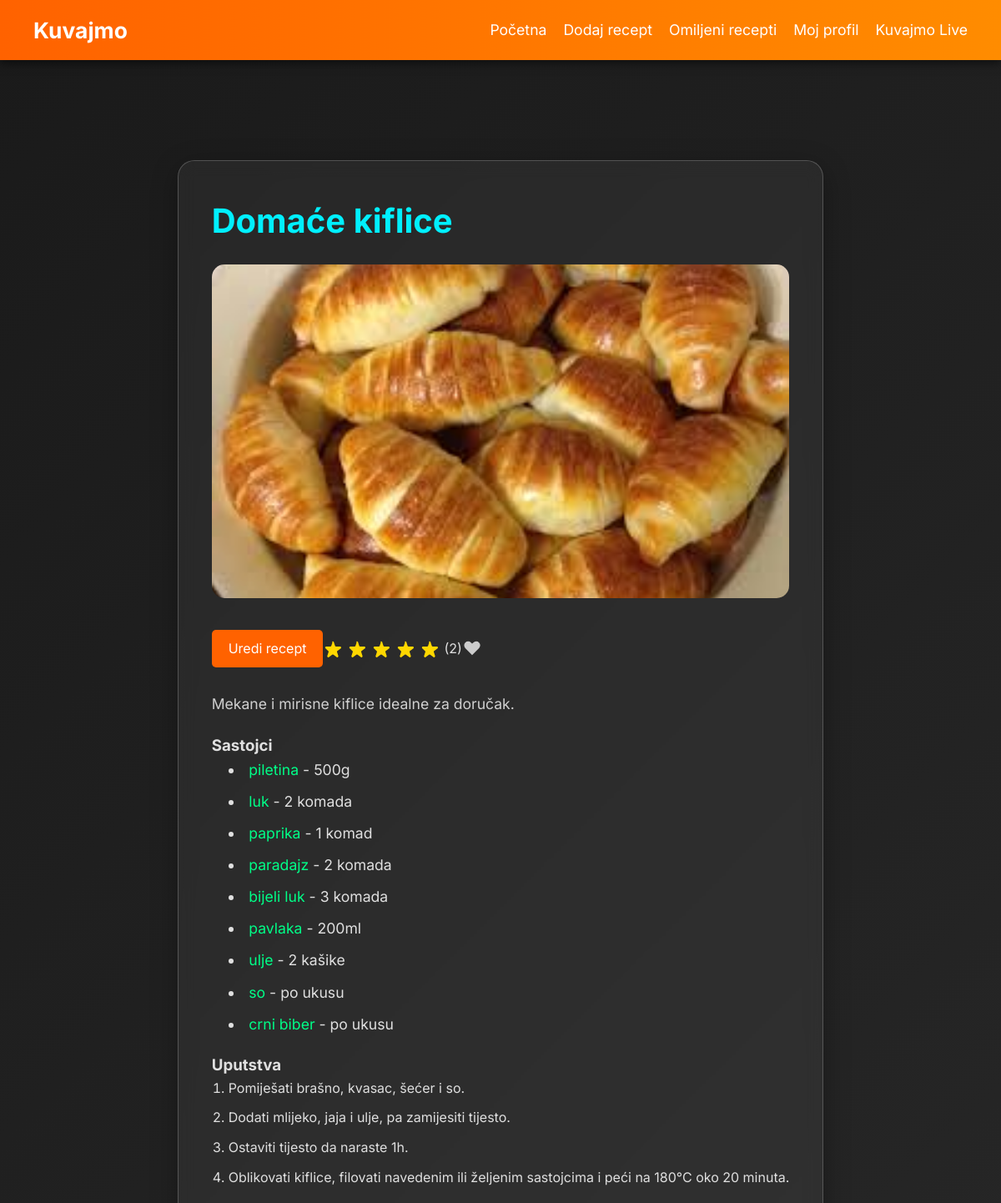
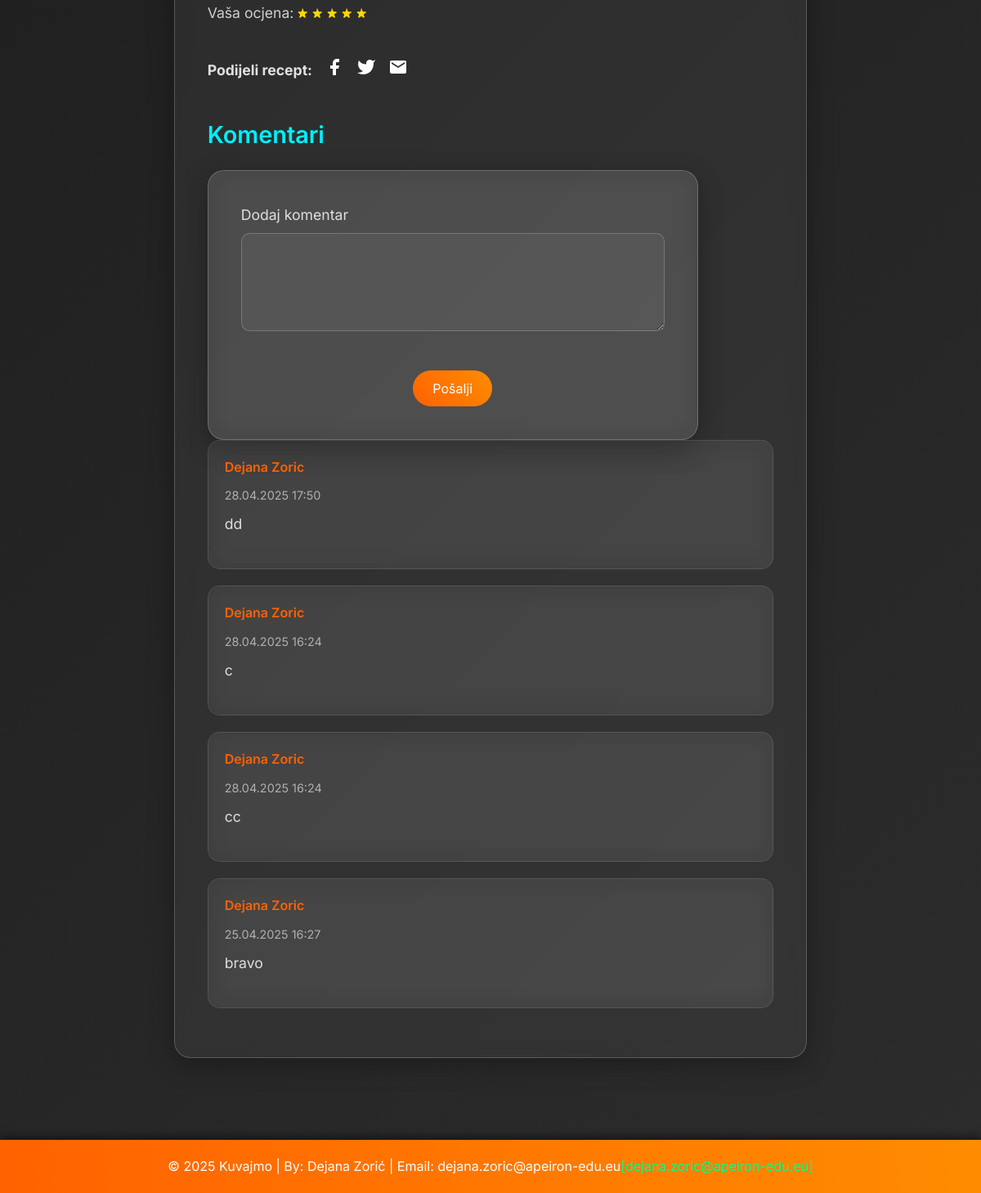
Page /recipe_show.php?id=2 (signed in) on the committed database (2 pictures, top to bottom).
### tables this page shows
CREATE TABLE `recipes` (
  `id` int(11) NOT NULL,
  `title` varchar(255) NOT NULL,
  `description` text NOT NULL,
  `instructions` text NOT NULL,
  `image` varchar(255) DEFAULT NULL,
  `user_id` int(11) DEFAULT NULL,
  `created_at` timestamp NOT NULL DEFAULT current_timestamp()
);

CREATE TABLE `recipe_ingredient` (
  `id` int(11) NOT NULL,
  `recipe_id` int(11) DEFAULT NULL,
  `ingredient_id` int(11) DEFAULT NULL,
  `quantity` varchar(255) DEFAULT NULL,
  `created_at` timestamp NOT NULL DEFAULT current_timestamp()
);

CREATE TABLE `ingredients` (
  `id` int(11) NOT NULL,
  `name` varchar(255) NOT NULL,
  `created_at` timestamp NOT NULL DEFAULT current_timestamp()
);

CREATE TABLE `ratings` (
  `id` int(11) NOT NULL,
  `user_id` int(11) DEFAULT NULL,
  `recipe_id` int(11) DEFAULT NULL,
  `rating` tinyint(4) DEFAULT NULL CHECK (`rating` >= 1 and `rating` <= 5),
  `created_at` timestamp NOT NULL DEFAULT current_timestamp()
);

CREATE TABLE `comments` (
  `id` int(11) NOT NULL,
  `user_id` int(11) DEFAULT NULL,
  `recipe_id` int(11) DEFAULT NULL,
  `content` text NOT NULL,
  `created_at` timestamp NOT NULL DEFAULT current_timestamp()
);

CREATE TABLE `users` (
  `id` int(11) NOT NULL,
  `name` varchar(255) NOT NULL,
  `email` varchar(255) NOT NULL,
  `password` varchar(255) NOT NULL,
  `created_at` timestamp NOT NULL DEFAULT current_timestamp()
);

### helpers.php (called while the page is built, shortened)
<?php
if (!function_exists('isLoggedIn')) {
    function isLoggedIn() {
        return isset($_SESSION['user_id']);
    }
}
?>

### recipe_show.php (the view, shortened to what this page needs)
<?php
require 'header.php';
require 'helpers.php';
$recipe_id = (int)$_GET['id'];
$stmt = $pdo->prepare("SELECT r.*, AVG(rt.rating) as avg_rating, COUNT(rt.id) as rating_count
                       FROM recipes r
                       LEFT JOIN ratings rt ON r.id = rt.recipe_id
                       WHERE r.id = ?
                       GROUP BY r.id");
$stmt->execute([$recipe_id]);
$recipe = $stmt->fetch(PDO::FETCH_ASSOC);
$stmt = $pdo->prepare("SELECT i.name, ri.quantity
                       FROM recipe_ingredient ri
                       JOIN ingredients i ON ri.ingredient_id = i.id
                       WHERE ri.recipe_id = ?");
$stmt->execute([$recipe_id]);
$ingredients = $stmt->fetchAll(PDO::FETCH_ASSOC);
$stmt = $pdo->prepare("SELECT c.*, u.name AS name
                       FROM comments c
                       JOIN users u ON c.user_id = u.id
                       WHERE c.recipe_id = ?
                       ORDER BY c.created_at DESC");
$stmt->execute([$recipe_id]);
$comments = $stmt->fetchAll(PDO::FETCH_ASSOC);
$is_favorite = false;
$user_rating = 0;
$has_rated = false;
$is_author = false;
if (isLoggedIn()) {
    $user_id = $_SESSION['user_id'];
    $is_author = ($recipe['user_id'] == $user_id);
    $stmt = $pdo->prepare("SELECT rating FROM ratings WHERE recipe_id = ? AND user_id = ?");
    $stmt->execute([$recipe_id, $user_id]);
    $rating = $stmt->fetch();
    if ($rating) {
        $has_rated = true;
        $user_rating = $rating['rating'];
    }
    $stmt = $pdo->prepare("SELECT id FROM favorites WHERE user_id = ? AND recipe_id = ?");
    $stmt->execute([$user_id, $recipe_id]);
    $is_favorite = $stmt->fetch() !== false;
}
?>
    <section class="container">
        <div class="recipe-details">
            <h2><?php echo htmlspecialchars($recipe['title']); ?></h2>
            <img src="<?php echo $recipe['image'] ? '/cook/uploads/' . htmlspecialchars($recipe['image']) : 'https://via.placeholder.com/600x400.png?text=Nema+slike'; ?>" alt="<?php echo htmlspecialchars($recipe['title']); ?>">
            <div class="rating">
            <?php if (isLoggedIn() && $is_author): ?>
    <a href="recipe_edit.php?id=<?php echo $recipe_id; ?>" class="edit-btn">Uredi recept</a>
<?php endif; ?>
                <?php for ($i = 1; $i <= 5; $i++): ?>
                    <svg fill="<?php echo $i <= round($recipe['avg_rating']) ? '#ffd700' : '#ccc'; ?>" viewBox="0 0 20 20">
                        <path d="M9.049 2.927c.3-.921 1.603-.921 1.902 0l1.286 3.97a1 1 0 00.95.69h4.178c.969 0 1.371 1.24.588 1.81l-3.39 2.467a1 1 0 00-.364 1.118l1.286 3.97c.3.921-.755 1.688-1.54 1.118l-3.39-2.467a1 1 0 00-1.175 0l-3.39 2.467c-.784.57-1.838-.197-1.54-1.118l1.286-3.97a1 1 0 00-.364-1.118L2.737 9.397c-.783-.57-.38-1.81.588-1.81h4.178a1 1 0 00.95-.69l1.286-3.97z"/>
                    </svg>
                <?php endfor; ?>
                <span>(<?php echo $recipe['rating_count']; ?>)</span>
                <?php if (isLoggedIn()): ?>
                    <button id="favorite-btn" class="favorite-btn" data-recipe-id="<?php echo $recipe_id; ?>" style="background: none; border: none; cursor: pointer;">
                        <svg id="favorite-icon" fill="<?php echo $is_favorite ? '#ff6200' : '#ccc'; ?>" viewBox="0 0 20 20" width="24" height="24">
                            <path d="M3.172 5.172a4 4 0 015.656 0L10 6.343l1.172-1.171a4 4 0 115.656 5.656L10 17.657l-6.828-6.829a4 4 0 010-5.656z"/>
                        </svg>
                    </button>
                <?php endif; ?>
            </div>
            <p><?php echo htmlspecialchars($recipe['description']); ?></p>
            <h3>Sastojci</h3>
            <ul>
                <?php foreach ($ingredients as $ingredient): ?>
                    <li><span><?php echo htmlspecialchars($ingredient['name']); ?></span> - <?php echo htmlspecialchars($ingredient['quantity'] ?? 'Po ukusu'); ?></li>
                <?php endforeach; ?>
            </ul>
            <h3>Uputstva</h3>
            <ol>
                <?php foreach (explode("\n", $recipe['steps'] ?? $recipe['instructions']) as $step): ?>
                    <?php if (trim($step)): ?>
                        <li><?php echo htmlspecialchars($step); ?></li>
                    <?php endif; ?>
                <?php endforeach; ?>
            </ol>
            <?php if (isLoggedIn()): ?>
    <div class="rating-form">
        <?php if ($has_rated): ?>
            <p class="user-rating">Vaša ocjena:
                <?php for ($i = 1; $i <= 5; $i++): ?>
                    <svg class="rating-star" fill="<?php echo $i <= $user_rating ? '#ffd700' : '#ccc'; ?>" viewBox="0 0 20 20">
                        <path d="M9.049 2.927c.3-.921 1.603-.921 1.902 0l1.286 3.97a1 1 0 00.95.69h4.178c.969 0 1.371 1.24.588 1.81l-3.39 2.467a1 1 0 00-.364 1.118l1.286 3.97c.3.921-.755 1.688-1.54 1.118l-3.39-2.467a1 1 0 00-1.175 0l-3.39 2.467c-.784.57-1.838-.197-1.54-1.118l1.286-3.97a1 1 0 00-.364-1.118L2.737 9.397c-.783-.57-.38-1.81.588-1.81h4.178a1 1 0 00.95-.69l1.286-3.97z"/>
                    </svg>
                <?php endfor; ?>
            </p>
        <?php endif; ?>
    </div>
    <div class="share-buttons">
    <h4>Podijeli recept:</h4>
    <a href="https://www.facebook.com/sharer/sharer.php?u=<?php echo urlencode('http://' . $_SERVER['HTTP_HOST'] . '/cook/recipe_show.php?id=' . $recipe_id); ?>" target="_blank">
        <svg fill="#ffffff" viewBox="0 0 24 24" width="24" height="24">
            <path d="M18 2h-3a5 5 0 00-5 5v3H7v4h3v8h4v-8h3l1-4h-4V7a1 1 0 011-1h3z"/>
        </svg>
    </a>
    <a href="https://twitter.com/intent/tweet?url=<?php echo urlencode('http://' . $_SERVER['HTTP_HOST'] . '/cook/recipe_show.php?id=' . $recipe_id); ?>&text=Probaj ovaj recept: <?php echo htmlspecialchars($recipe['title']); ?>" target="_blank">
        <svg fill="#ffffff" viewBox="0 0 24 24" width="24" height="24">
            <path d="M23 3a10.9 10.9 0 01-3.14 1.53 4.48 4.48 0 00-7.86 3v1A10.66 10.66 0 013 4s-4 9 5 13a11.64 11.64 0 01-7 2c9 5 20 0 20-11.5a4.5 4.5 0 00-.08-.83A7.72 7.72 0 0023 3z"/>
        </svg>
    </a>
    <a href="mailto:?subject=Probaj ovaj recept: <?php echo htmlspecialchars($recipe['title']); ?>&body=Pogledaj ovaj recept: <?php echo urlencode('http://' . $_SERVER['HTTP_HOST'] . '/cook/recipe_show.php?id=' . $recipe_id); ?>" target="_blank">
        <svg fill="#ffffff" viewBox="0 0 24 24" width="24" height="24">
            <path d="M20 4H4a2 2 0 00-2 2v12a2 2 0 002 2h16a2 2 0 002-2V6a2 2 0 00-2-2zm0 4l-8 5-8-5V6l8 5 8-5z"/>
        </svg>
    </a>
</div>
                <div class="comments">
                    <h3>Komentari</h3>
                    <form action="comment.php" method="POST">
                        <label for="content">Dodaj komentar</label>
                        <textarea name="content" id="content" required></textarea>
                        <button type="submit">Pošalji</button>
                    </form>
                    <?php if (empty($comments)): ?>
                        <p class="text-gray-400">Nema komentara.</p>
                    <?php else: ?>
                        <?php foreach ($comments as $comment): ?>
                            <div class="comment-card">
                                <div class="author"><?php echo htmlspecialchars($comment['name']); ?></div>
                                <div class="date"><?php echo date('d.m.Y H:i', strtotime($comment['created_at'])); ?></div>
                                <p><?php echo htmlspecialchars($comment['content']); ?></p>
                            </div>
                        <?php endforeach; ?>
                    <?php endif; ?>
                </div>
            <?php else: ?>
                <p><a href="login.php">Prijavi se</a> da bi ocijenio recept ili ostavio komentar.</p>
            <?php endif; ?>
        </div>
    </section>
<?php require 'footer.php'; ?>

### style.css (style rules this page uses)
* { margin: 0; padding: 0; box-sizing: border-box; font-family: 'Inter', sans-serif; }
body { background: linear-gradient(135deg, #1a1a1a 0%, #2c2c2c 100%); color: #ffffff; line-height: 1.6; overflow-x: hidden; display: flex; flex-direction: column; min-height: 100vh; }
.container { max-width: 1200px; margin: 0 auto; padding: 0 20px; }
.favorite-btn svg { transition: transform 0.3s ease; }
.edit-btn { display: inline-block; padding: 10px 20px; background-color: #ff6200; color: white; text-decoration: none; border-radius: 5px; margin: 10px 0; }
section.container { padding: 60px 20px; flex: 1; }
form { background: rgba(255, 251, 251, 0.1); backdrop-filter: blur(15px); border: 1px solid rgba(255, 255, 255, 0.2); border-radius: 20px; padding: 40px; max-width: 600px; width: 100%; box-shadow: 0 8px 32px rgba(0, 0, 0, 0.3); animation: slideIn 0.5s ease-in-out; }
form label { display: block; font-size: 1.1rem; margin-bottom: 8px; color: #e0e0e0; }
form input, form textarea { width: 100%; padding: 12px; margin-bottom: 20px; border: 1px solid rgba(255, 255, 255, 0.2); border-radius: 10px; background: rgba(255, 255, 255, 0.05); color: #ffffff; font-size: 1rem; transition: border-color 0.3s ease; }
form textarea { min-height: 120px; resize: vertical; }
form button { background: linear-gradient(45deg, #ff6200, #ff8c00); color: #ffffff; padding: 12px 24px; border: none; border-radius: 50px; font-size: 1rem; cursor: pointer; transition: transform 0.3s ease, box-shadow 0.3s ease; display: block; margin: 20px auto 0; }
.recipe-details { background: rgba(255, 255, 255, 0.05); backdrop-filter: blur(15px); border: 1px solid rgba(255, 255, 255, 0.1); border-radius: 20px; padding: 30px; margin: 40px 0; animation: fadeInUp 0.8s ease forwards; }
.recipe-details { background: rgba(255, 255, 255, 0.05); backdrop-filter: blur(10px); border: 1px solid rgba(255, 255, 255, 0.2); border-radius: 20px; padding: 40px; margin-top: 60px; color: #e0e0e0; box-shadow: 0 8px 32px rgba(0, 0, 0, 0.3); }
.recipe-details p { font-size: 1.2rem; margin-bottom: 15px; }
.recipe-details ul { list-style: disc inside; margin-bottom: 30px; }
.recipe-details ul li { margin-bottom: 10px; font-size: 1.1rem; }
.recipe-details h2 { font-size: 2.5rem; font-weight: 700; margin-bottom: 20px; color: #00f0ff; }
.recipe-details img { width: 100%; max-height: 400px; object-fit: cover; border-radius: 15px; margin-bottom: 20px; transition: transform 0.5s ease; }
.recipe-details .rating { display: flex; align-items: center; margin-bottom: 20px; }
.recipe-details .rating svg { width: 24px; height: 24px; margin-right: 5px; }
.recipe-details p { font-size: 1.1rem; color: #d0d0d0; margin-bottom: 20px; }
.recipe-details ul, .recipe-details ol { margin-bottom: 20px; padding-left: 20px; }
.recipe-details ul li, .recipe-details ol li { margin-bottom: 10px; color: #e0e0e0; }
.recipe-details ul li span { color: #00ff88; }
.rating-form { margin: 15px 0; display: flex; align-items: center; gap: 5px; }
.rating-star { width: 16px; height: 16px; cursor: pointer; transition: fill 0.3s ease, transform 0.3s ease; }
.user-rating { font-size: 0.9rem; color: #e0e0e0; display: flex; align-items: center; gap: 4px; white-space: nowrap; }
.user-rating .rating-star { width: 14px; height: 14px; }
.share-buttons { margin: 20px 0; display: flex; align-items: center; gap: 15px; }
.share-buttons h4 { font-size: 1.1rem; color: #e0e0e0; }
.share-buttons a { transition: transform 0.3s ease; }
.comments { margin-top: 40px; }
.comments h3 { font-size: 1.8rem; font-weight: 600; margin-bottom: 20px; color: #00f0ff; }
.comment-card { background: rgba(255, 255, 255, 0.05); backdrop-filter: blur(15px); border: 1px solid rgba(255, 255, 255, 0.1); border-radius: 15px; padding: 20px; margin-bottom: 20px; animation: fadeInUp 0.5s ease forwards; }
.comment-card .author { font-weight: 600; color: #ff6200; margin-bottom: 10px; }
.comment-card .date { font-size: 0.9rem; color: #b0b0b0; margin-bottom: 10px; }
.comment-card p { color: #e0e0e0; }

### rows in the picture
recipes: title "Domaće kiflice", image (picture), description "Mekane i mirisne kiflice idealne za doručak.", instructions "Pomiješati brašno, kvasac, šećer i so.", instructions "Dodati mlijeko, jaja i ulje, pa zamijesiti tijesto.", instructions "Ostaviti tijesto da naraste 1h.", instructions "Oblikovati kiflice, filovati navedenim ili željenim sastojcima i peći na 180°C oko 20 minuta."
recipe_ingredient: ingredient.name "piletina", quantity "500g"
recipe_ingredient: ingredient.name "luk", quantity "2 komada"
recipe_ingredient: ingredient.name "paprika", quantity "1 komad"
recipe_ingredient: ingredient.name "paradajz", quantity "2 komada"
recipe_ingredient: ingredient.name "bijeli luk", quantity "3 komada"
recipe_ingredient: ingredient.name "pavlaka", quantity "200ml"
recipe_ingredient: ingredient.name "ulje", quantity "2 kašike"
recipe_ingredient: ingredient.name "so", quantity "po ukusu"
recipe_ingredient: ingredient.name "crni biber", quantity "po ukusu"
comments: user.name "Dejana Zoric", created_at "28.04.2025 17:50", content "dd"
comments: user.name "Dejana Zoric", created_at "28.04.2025 16:24", content "c"
comments: user.name "Dejana Zoric", created_at "28.04.2025 16:24", content "cc"
comments: user.name "Dejana Zoric", created_at "25.04.2025 16:27", content "bravo"

### other values in the picture
$recipe['rating_count'] "2"
